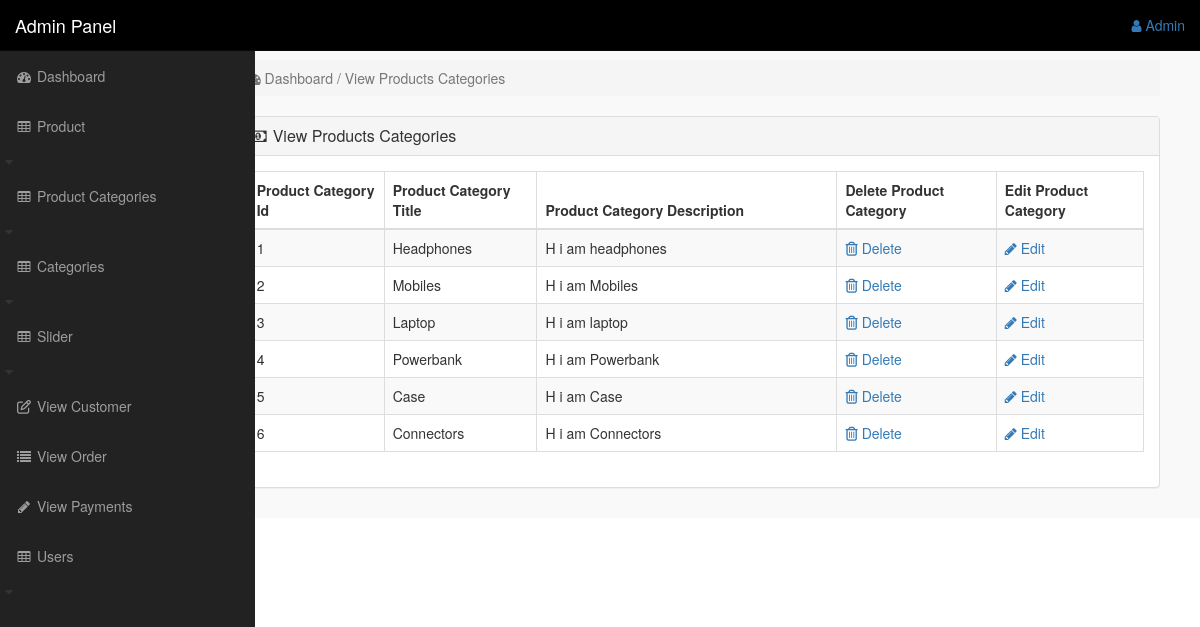
Page /admin_area/index.php?view_product_cat (signed in) on the committed database.
### tables this page shows
CREATE TABLE `product_categories` (
  `p_cat_id` int(10) NOT NULL,
  `p_cat_title` text NOT NULL,
  `p_cat_desc` text NOT NULL
);

### admin_area/view_p_cat.php (the view)
<?php
if (!isset($_SESSION['admin_email'])) {
	echo "<script>window.open('login.php','_self')</script>";
}
else{
?>
<div class="col-lg-10 col-sm-8 col-md-9" style="float: right;">
<div class="row">
<div class="col-lg-12">
<ol class="breadcrumb">
<li class="active">
<i class="fa fa-dashboard"></i> Dashboard / View Products Categories
</li>
</ol>
</div>
</div>
<div class="row">
<div class="col-lg-12">
<div class="panel panel-default">
<div class="panel-heading">
<h3 class="panel-title">
<i class="fa fa-money fa-fw"></i> View Products Categories
</h3>
</div>
<div class="panel-body">
<div class="table-responsive">
<table class="table table-bordered table-hover table-striped">
<thead>
<tr>
<th>Product Category Id</th>
<th>Product Category Title</th>
<th>Product Category Description</th>
<th>Delete Product Category</th>
<th>Edit Product Category</th>
</tr>
</thead>
<tbody>
<?php
$i=0;
$get_p_cats="select * from product_categories";
$run_p_cats=mysqli_query($con,$get_p_cats);
while ($row_p_cats=mysqli_fetch_array($run_p_cats)) {
	$p_cat_id=$row_p_cats['p_cat_id'];
	$p_cat_title=$row_p_cats['p_cat_title'];
	$p_cat_desc=$row_p_cats['p_cat_desc'];
	$i++;
?>
<tr>
<td><?php echo $i; ?></td>
<td><?php echo $p_cat_title; ?></td>
<td width="300"><?php echo $p_cat_desc; ?></td>
<td>
<a href="index.php?delete_p_cat=<?php echo $p_cat_id; ?>">
<i class="fa fa-trash-o"></i> Delete
</a>
</td>
<td>
<a href="index.php?edit_p_cat=<?php echo $p_cat_id; ?>">
<i class="fa fa-pencil"></i> Edit
</a>
</td>
</tr>
<?php } ?>
</tbody>
</table>
</div>
</div>
</div>
</div>
</div>
</div>
<?php } ?>

### admin_area/includes/sidebar.php (shortened to what this page needs)
<?php
if (!isset($_SESSION['admin_email'])) {
	echo "<script>window.open('login.php','_self')</script>";
}else{
?>
<nav class="navbar navbar-inverse navbar-fixed-top" style="background-color: black">
	<div class="navbar-header">
		<a href="index.php?dashboard" class="navbar-brand">Admin Panel</a>
	</div>
	<ul class="nav navbar-right top-nav">
		<li class="dropdown">
			<a href="#" class="dropdown-toggle" data-toggle="dropdown">
				<i class="fa fa-user"></i> <?php echo $admin_name ?>
			</a>
		</li>
	</ul>
	<div class="collapse navbar-collapse navbar-ex1-collapse">
		<ul class="nav navbar-nav side-nav">
			<li>
				<a href="index.php?dashboard">
					<i class="fa fa-fw fa-dashboard"></i> Dashboard
				</a>
			</li>
			<li>
				<a href="#" data-toggle="collapse" data-target="#products">
					<i class="fa fa-fw fa-table"></i> Product</a>
					<i class="fa fa-fw fa-caret-down"></i>
			<li>
			<li>
				<a href="#" data-toggle="collapse" data-target="#product_cat">
					<i class="fa fa-fw fa-table"></i> Product Categories</a>
					<i class="fa fa-fw fa-caret-down"></i>
			<li>
			<li>
				<a href="#" data-toggle="collapse" data-target="#category">
					<i class="fa fa-fw fa-table"></i> Categories</a>
					<i class="fa fa-fw fa-caret-down"></i>
			<li>
			<li>
				<a href="#" data-toggle="collapse" data-target="#slider">
					<i class="fa fa-fw fa-table"></i> Slider</a>
					<i class="fa fa-fw fa-caret-down"></i>
			<li>
			<li>
				<a href="index.php?view_customer"><i class="fa fa-fw fa-edit"></i> View Customer</a>
			</li>
			<li>
				<a href="index.php?view_order"><i class="fa fa-fw fa-list"></i> View Order</a>
			</li>
			<li>
				<a href="index.php?view_payments"><i class="fa fa-fw fa-pencil"></i> View Payments</a>
			</li>
			<li>
				<a href="#" data-toggle="collapse" data-target="#users">
					<i class="fa fa-fw fa-table"></i> Users</a>
					<i class="fa fa-fw fa-caret-down"></i>
		</ul>
	</div>
</nav>
<?php } ?>

### admin_area/css/style.css (style rules this page uses)
body { margin-top: 100px; }
@media (min-width: 768px) { body { margin-top: 50px; } }
.top-nav { padding: 0 15px; }
.top-nav>li { display: inline-block; float: left; }
.top-nav>li>a { padding-top: 15px; padding-bottom: 15px; line-height: 20px; }
@media (min-width: 768px) { .side-nav { position: fixed; top: 51px; width: 255px; border-radius: 0; overflow-y: auto; background-color: #222; bottom: 0; overflow-x: hidden; padding-bottom: 40px; } }
@media (min-width: 768px) { .side-nav>li>a { width: 255px; } }

### rows in the picture
product_categories: p_cat_title "Headphones", p_cat_desc "H i am headphones"
product_categories: p_cat_title "Mobiles", p_cat_desc "H i am Mobiles"
product_categories: p_cat_title "Laptop", p_cat_desc "H i am laptop"
product_categories: p_cat_title "Powerbank", p_cat_desc "H i am Powerbank"
product_categories: p_cat_title "Case", p_cat_desc "H i am Case"
product_categories: p_cat_title "Connectors", p_cat_desc "H i am Connectors"

### other values in the picture
$admin_name "Admin"
